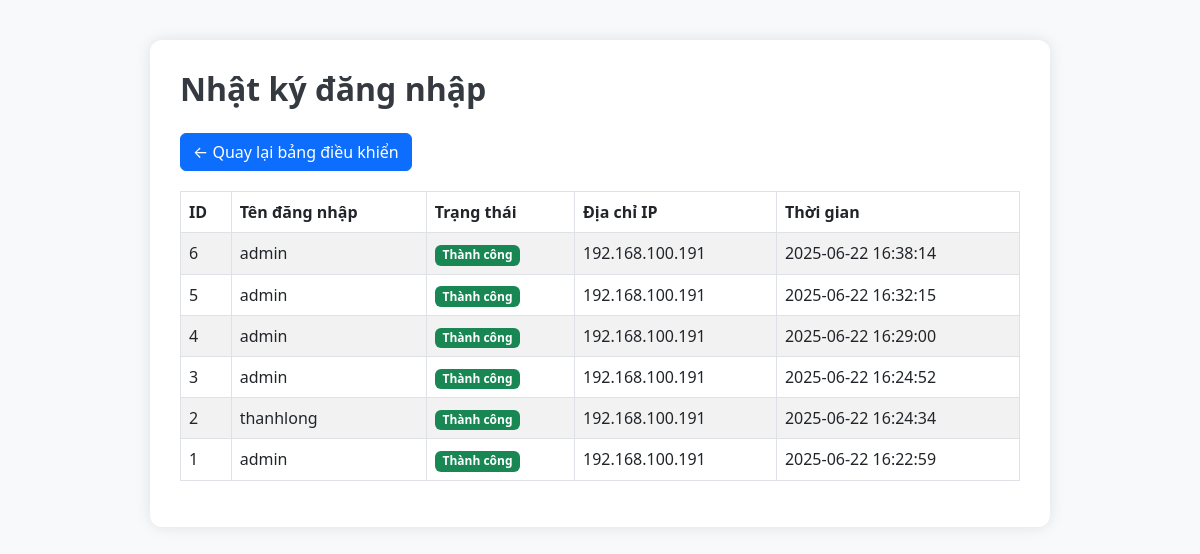
Before: /admin/logs (signed in) with the older database file.
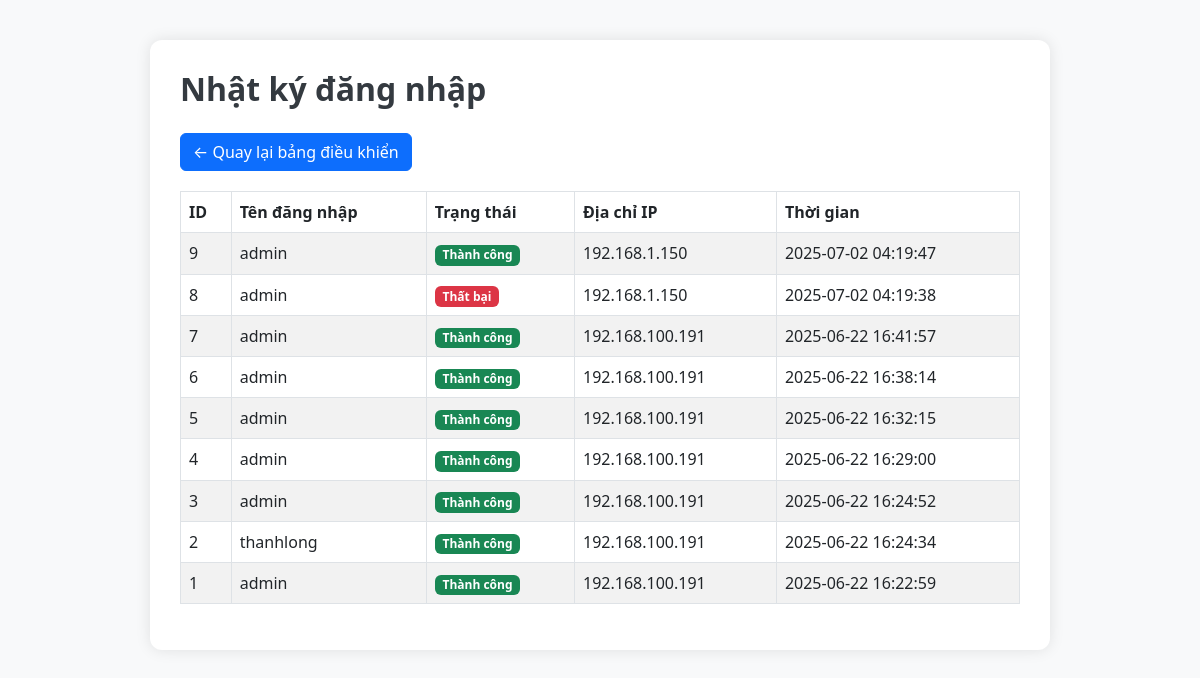
After: the same page with the newer database file.
### app.py (models this page shows)
class LoginLog(db.Model):
    id = db.Column(db.Integer, primary_key=True)
    username = db.Column(db.String(50), nullable=False)
    success = db.Column(db.Boolean, default=False)
    timestamp = db.Column(db.DateTime, default=datetime.utcnow)
    ip_address = db.Column(db.String(50))

### app.py (the view)
@app.route('/admin/logs')
@admin_required
def admin_logs():
    logs = LoginLog.query.order_by(LoginLog.timestamp.desc()).all()
    return render_template('admin/logs.html', logs=logs)

### app.py (called while the page is built)
def admin_required(f):
    @wraps(f)
    def decorated(*args, **kwargs):
        if 'username' not in session:
            flash('Vui lòng đăng nhập.', 'danger')
            return redirect(url_for('login'))
        user = User.query.filter_by(username=session['username']).first()
        if not user or not user.is_admin:
            flash('Yêu cầu truy cập quản trị.', 'danger')
            return redirect(url_for('index'))
        return f(*args, **kwargs)
    return decorated

### templates/admin/logs.html (shortened to what this page needs)
<!DOCTYPE html>
<html lang="en">
<head>
  <link href="https://cdn.jsdelivr.net/npm/bootstrap@5.3.0-alpha1/dist/css/bootstrap.min.css" rel="stylesheet" />
</head>
<body>
  <div class="container">
    <h2>Nhật ký đăng nhập</h2>
    <a href="{{ url_for('admin_dashboard') }}" class="btn btn-primary">
      &larr; Quay lại bảng điều khiển
    </a>
    <div class="table-responsive">
      <table class="table table-striped table-bordered align-middle">
        <thead>
          <tr>
            <th>ID</th>
            <th>Tên đăng nhập</th>
            <th>Trạng thái</th>
            <th>Địa chỉ IP</th>
            <th>Thời gian</th>
          </tr>
        </thead>
        <tbody>
          {% for log in logs %}
          <tr>
            <td>{{ log.id }}</td>
            <td>{{ log.username }}</td>
            <td>
              {% if log.success %}
              <span class="badge bg-success">Thành công</span>
              {% else %}
              <span class="badge bg-danger">Thất bại</span>
              {% endif %}
            </td>
            <td>{{ log.ip_address }}</td>
            <td>{{ log.timestamp.strftime('%Y-%m-%d %H:%M:%S') }}</td>
          </tr>
          {% endfor %}
        </tbody>
      </table>
    </div>
  </div>
</body>
</html>

Changed rows visible on the page:
added LoginLog: id "9", username "admin", success "Thành công", ip_address "192.168.1.150", timestamp "2025-07-02 04:19:47"
added LoginLog: id "8", username "admin", success "Thất bại", ip_address "192.168.1.150", timestamp "2025-07-02 04:19:38"
added LoginLog: id "7", username "admin", success "Thành công", ip_address "192.168.100.191", timestamp "2025-06-22 16:41:57"
